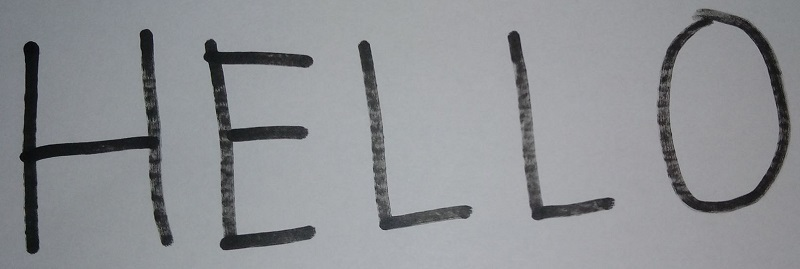
#> input picture hello.jpg, 800 x 269 px
$ python -i word_recog.py   (imports and definitions only)   (older library calls are emulated)
#> lines starting #> are read from the running program, lines starting #| are printed output that depends on the picture; after the words box and inside, x2 and y2 are one past the last pixel; in counts of white or black regions, pixels touching at a corner belong together
#> further down, picture is the input picture: shape (269, 800, 3); mean B, G, R 148.5, 144.7, 142.5
from sklearn import model_selection
from sklearn.externals import joblib
from random import shuffle
import numpy as np
import math
import sys
import cv2
from utils import remove_coinsides,remove_noise,sort_LR

# Use for getting the name of the file
# Name of the file will be used as a true label
class ImageName:
    def __init__(self, img_name):
        self.img = cv2.imread(img_name)
        self.__name = img_name

    def __str__(self):
        return self.__name

# Preprocessing technique using OTSU
def otsu_preprocess(image):
	gray = cv2.cvtColor(image, cv2.COLOR_BGR2GRAY)
	prepimage = cv2.threshold(gray, 0, 255,
	cv2.THRESH_BINARY_INV | cv2.THRESH_OTSU)[1]
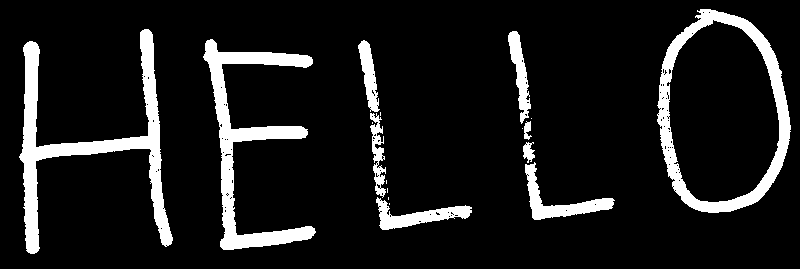
#> prepimage: shape (269, 800); 10.9% white; 18 white regions (8 under 20 px)
	_, contours, hierarchy = cv2.findContours(prepimage, cv2.RETR_LIST, cv2.CHAIN_APPROX_SIMPLE)
#> contours = 138 contours, 127 with area under 20; largest, box (x1, y1, x2, y2) and area: (657, 9, 791, 213) 21009, (666, 19, 780, 203) 15854, (19, 29, 173, 254) 6274, (203, 39, 316, 250) 5332, (525, 162, 615, 220) 1272
	return prepimage,contours

# Displays the contours on the input image
# [90 lines left out: functions show_contours, feat_extract, calc_total_score, not called in this run]

def disp_word(Ppred):
	finalString = ''.join(Ppred)
	print(finalString)

# [70 lines not run here, left out]

>>> import cv2
>>> picture = cv2.imread('hello.jpg')
>>> result = otsu_preprocess(picture)
